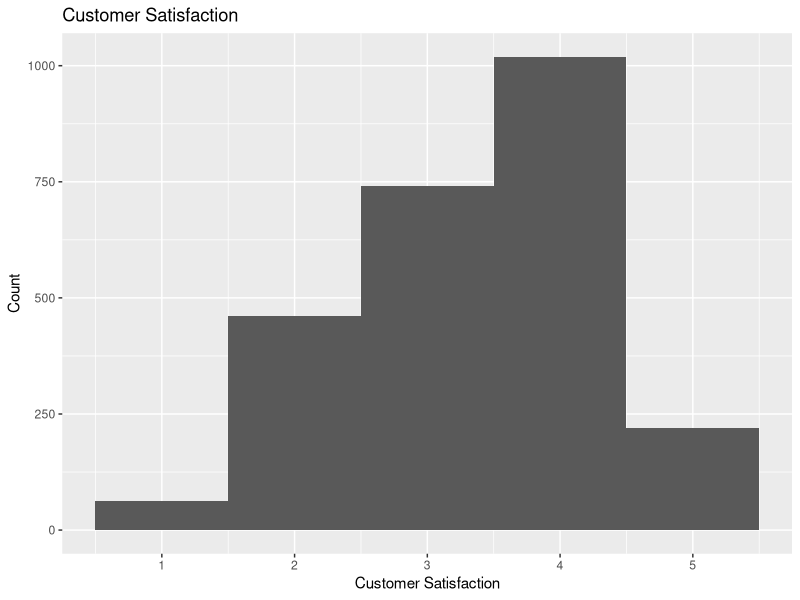
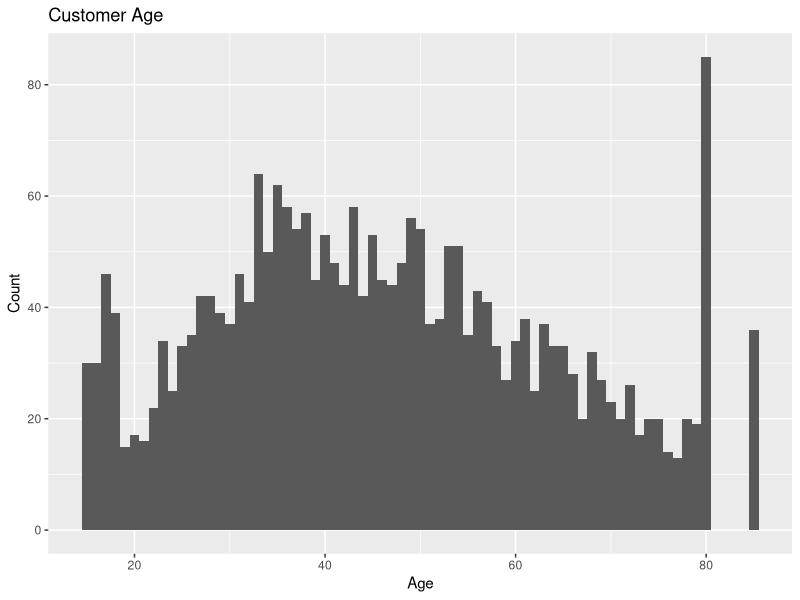
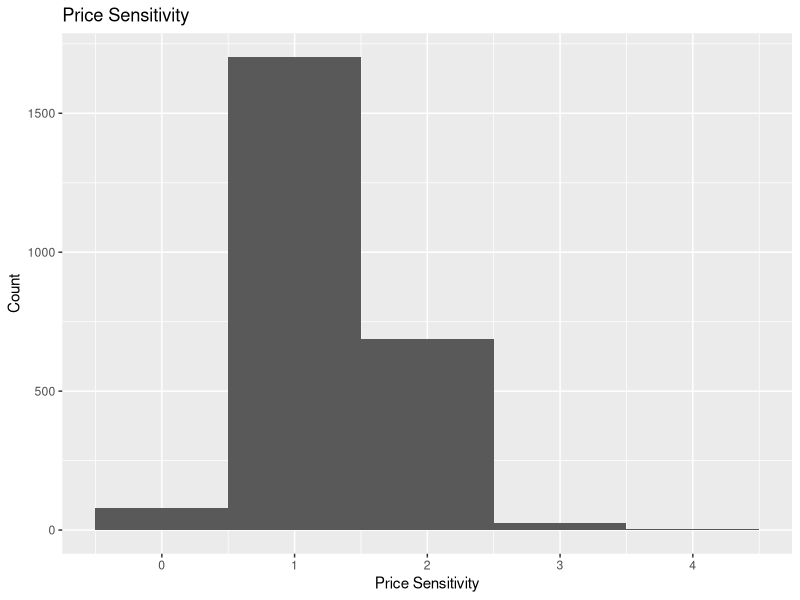
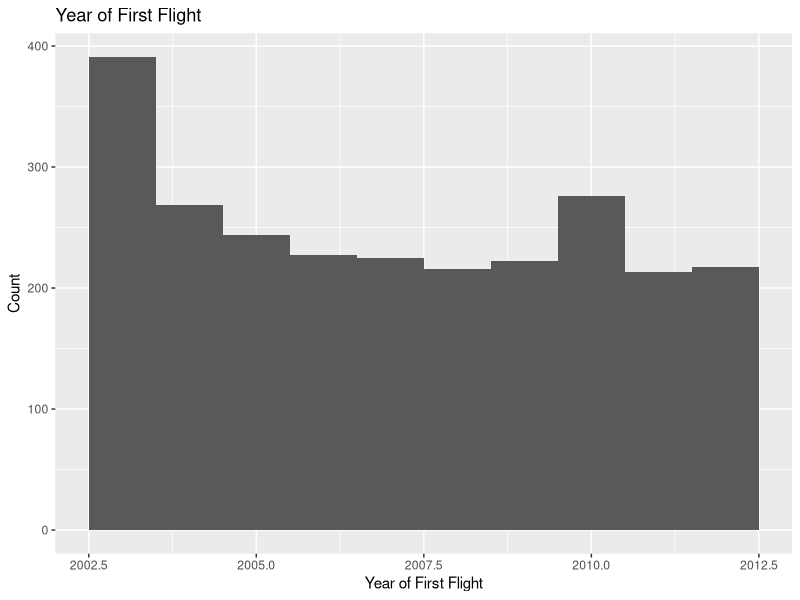
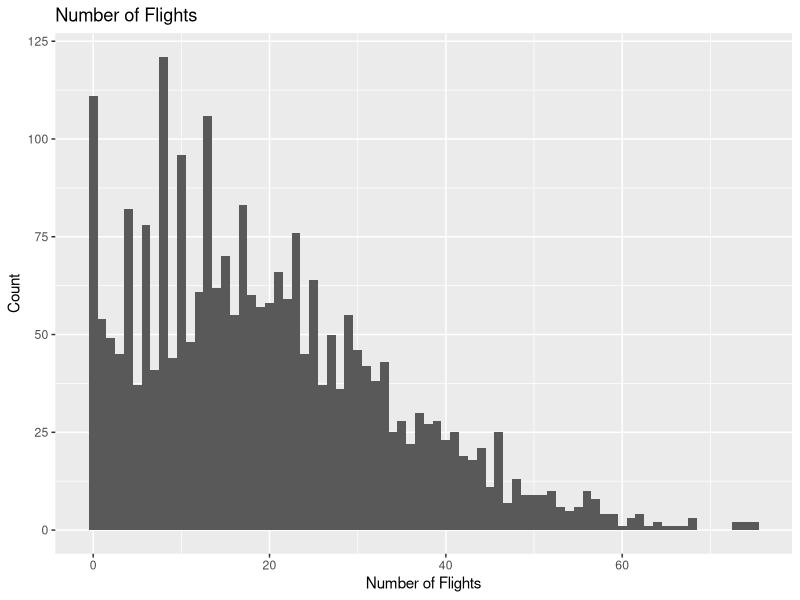
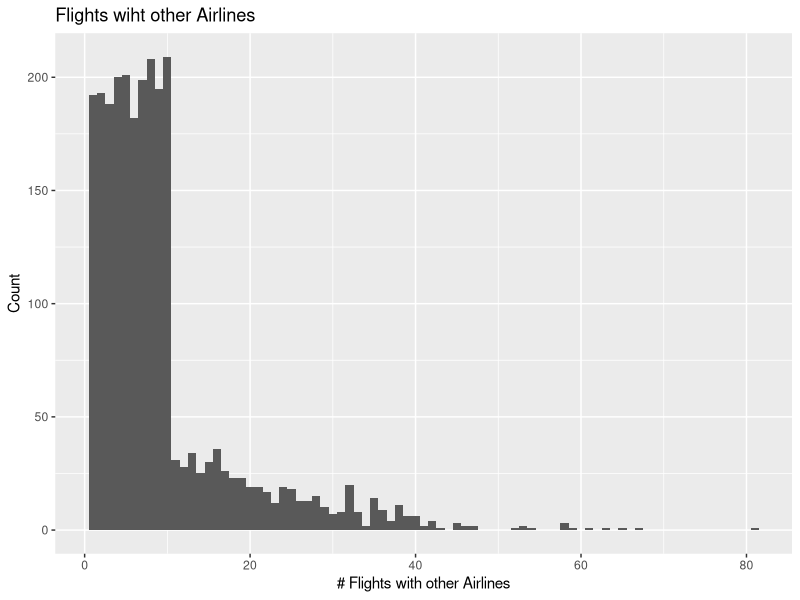
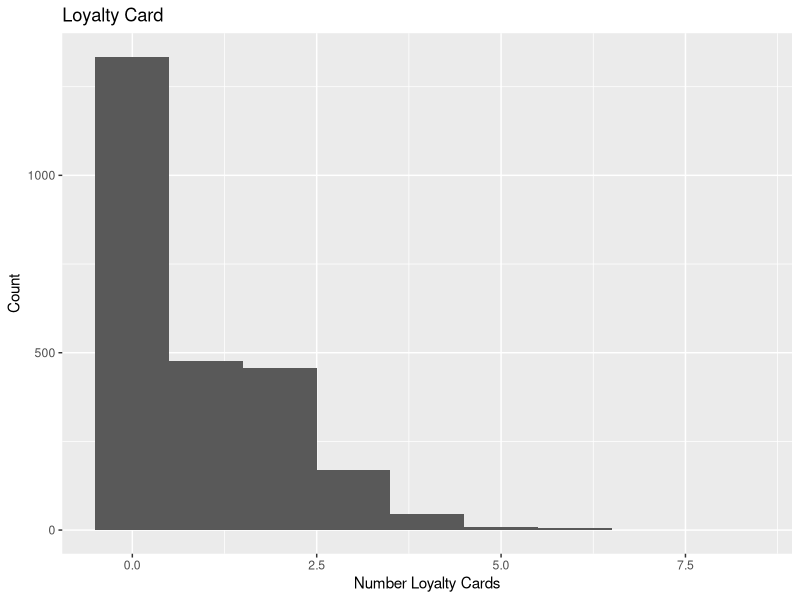
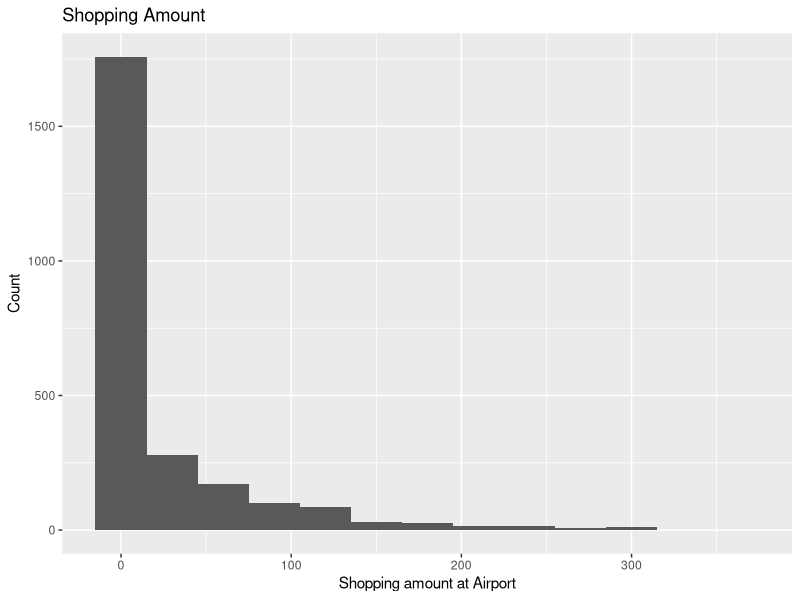

These charts were generated, in order, by the following R code:
# Taylor Lucero 
# Final Project IST 387
# Flight Information Analysis
#Phase 1 


#set the directory where the data is stored
getwd()
setwd("/Users/TaylorLucero/Desktop")

# read Lucero.csv file by using read_csv from the readr package
library(readr)
Flight_Data<- read_csv("Lucero.csv")
View(Flight_Data)

# Test for missing values with in the table with is.na
#ex. air$Ozone[is.na(air$Ozone)]
#The next two lines of code show the location of the NAs in the Table 
#while aslso giving the total number of missing values.
which(is.na(Flight_Data))
sum(is.na(Flight_Data))
#137 total missing values in flight time, departure delay in min, arrival delay in min

### Just to be sure these are the individual check for the columns
Flight_Data$Departure.Delay.in.Minutes[is.na(Flight_Data$Departure.Delay.in.Minutes)]
Flight_Data$Arrival.Delay.in.Minutes[is.na(Flight_Data$Arrival.Delay.in.Minutes)]
Flight_Data$Flight.time.in.minutes[is.na(Flight_Data$Flight.time.in.minutes)]


#once the location of the missing Data is found use the mean 
#imputation method to substitute the mean value for them, First you need to omit the NAs
## example from Pe06

Flight_Data$Departure.Delay.in.Minutes[is.na(Flight_Data$Departure.Delay.in.Minutes)] <- mean(na.omit(Flight_Data$Departure.Delay.in.Minutes))
View(Flight_Data) ## this omits the NAs

mean(Flight_Data$Departure.Delay.in.Minutes)
#this is just to check the mean after the omissions 

is.na_replace_mean_Departure.Delay<-Flight_Data$Departure.Delay.in.Minutes
Departure_Delay_Mean <- mean(is.na_replace_mean_Departure.Delay, na.rm = FALSE)
is.na_replace_mean_Departure.Delay[is.na(is.na_replace_mean_Departure.Delay)]<-Departure_Delay_Mean
View(Flight_Data)
#thise replace the values with the mean

## now with arrival delay ommission
Flight_Data$Arrival.Delay.in.Minutes[is.na(Flight_Data$Arrival.Delay.in.Minutes)] <- mean(na.omit(Flight_Data$Arrival.Delay.in.Minutes))

mean(Flight_Data$Arrival.Delay.in.Minutes)
#checking the mean values

is.na_replace_mean_Arrival.Delay.in.Minutes <- Flight_Data$Arrival.Delay.in.Minutes
Arrival_Delay_Mean <- mean(is.na_replace_mean_Arrival.Delay.in.Minutes, na.rm = FALSE)
is.na_replace_mean_Arrival.Delay.in.Minutes[is.na(is.na_replace_mean_Arrival.Delay.in.Minutes)] <- Arrival_Delay_Mean
View(Flight_Data)

##Now with Flight time in minutes omit
Flight_Data$Flight.time.in.minutes[is.na(Flight_Data$Flight.time.in.minutes)] <- mean(na.omit(Flight_Data$Flight.time.in.minutes))

#this is just to check
mean(Flight_Data$Flight.time.in.minutes)

is.na_replace_mean_Flight_time<- Flight_Data$Flight.time.in.minutes
Flight_time_Mean <- mean(is.na_replace_mean_Flight_time, na.rm = FALSE)
is.na_replace_mean_Flight_time[is.na(is.na_replace_mean_Flight_time)]<- Flight_time_Mean
View(Flight_Data)


#Phase 2
str(Flight_Data)
## this gives information on the Data Frame showing you the type of variables


### create a histgram plotly
#Add a comment that describes the shape of the histogram as symmetric, 
#positively skewed (long right tail), or negatively skewed (long left tail).

library(ggplot2)
#Satisfaction Histogram
ggplot(Flight_Data, aes(x=Flight_Data$Satisfaction)) +
  geom_histogram(bins=100 ,binwidth =1) +
  ggtitle("Customer Satisfaction") +
  labs(y= "Count", x = "Customer Satisfaction")
# this is negtively skewed with a long left tail

# Create a Histogram for Age
ggplot(Flight_Data, aes(x=Flight_Data$Age)) +
  geom_histogram(bins=100 ,binwidth =1) +
  ggtitle("Customer Age") +
  labs(y= "Count", x = "Age")
# This is positively skewed with  a mildly right tail

# Create a Histogram for Price sensitivity
ggplot(Flight_Data, aes(x=Flight_Data$Price.Sensitivity)) +
  geom_histogram(bins=100 ,binwidth = 1) +
  ggtitle("Price Sensitivity") +
  labs(y= "Count", x = "Price Sensitivity")
# This is negatively skewed with a left tail

# Create a Histogram for Year of First Flight
ggplot(Flight_Data, aes(x=Flight_Data$Year.of.First.Flight)) +
  geom_histogram(bins=100,binwidth =1) +
  ggtitle("Year of First Flight") +
  labs(y= "Count", x = "Year of First Flight")
#this has a fairly normal distribution


# Create a Histogram for No.of.Flights.p.a.
ggplot(Flight_Data, aes(x=Flight_Data$No.of.Flights.p.a.)) +
  geom_histogram(bins=100 ,binwidth =1) +
  ggtitle("Number of Flights") +
  labs(y= "Count", x = "Number of Flights")
#This is positively Skewed with a long right tail

# Create a Histogram for X..of.Flight.with.other.Airlines
ggplot(Flight_Data, aes(x=Flight_Data$X..of.Flight.with.other.Airlines)) +
  geom_histogram(bins=100 ,binwidth =1) +
  ggtitle("Flights wiht other Airlines") +
  labs(y= "Count", x = "# Flights with other Airlines")
#this is positively skewed with a long right tail

# Create a Histogram for No..of.other.Loyalty.Cards
ggplot(Flight_Data, aes(x=Flight_Data$No..of.other.Loyalty.Cards)) +
  geom_histogram(bins=100 ,binwidth =1) +
  ggtitle("Loyalty Card") +
  labs(y= "Count", x = "Number Loyalty Cards")
#This is positively skewed with a short right tail


# Create a Histogram for Shopping.Amount.at.Airport
ggplot(Flight_Data, aes(x=Flight_Data$Shopping.Amount.at.Airport)) +
  geom_histogram(bins=100 ,binwidth =30) +
  ggtitle("Shopping Amount") +
  labs(y= "Count", x = "Shopping amount at Airport")
#This has a skewed right tail


# Create a Histogram for Eating.and.Drinking.at.Airport
ggplot(Flight_Data, aes(x=Flight_Data$Eating.and.Drinking.at.Airport)) +
  geom_histogram(bins=100 ,binwidth =30) +
  ggtitle("Eating & Drinking at Airport") +
  labs(y= "Count", x = "Amount of Food Consumed")
#This is positively skewed with a long right tail

# Create a Histogram for Day.of.Month 
ggplot(Flight_Data, aes(x=Flight_Data$Day.of.Month)) +
  geom_histogram(bins=100 ,binwidth =1) +
  ggtitle("Day of the Month") +
  labs(y= "Count", x = "Days of the Month")
#This has a pretty normal distribution

# Create a Histogram for Scheduled.Departure.Hour
ggplot(Flight_Data, aes(x=Flight_Data$Scheduled.Departure.Hour)) +
  geom_histogram(bins=100 ,binwidth =1) +
  ggtitle("Scheduled Departure Hour") +
  labs(y= "Count", x = "Hour")
#this has a fairly normal distribution 
 
# Create a Histogram for Departure.Delay.in.Minutes
ggplot(Flight_Data, aes(x=Flight_Data$Departure.Delay.in.Minutes)) +
  geom_histogram(bins=100 ,binwidth =45) +
  ggtitle("Departure Delay") +
  labs(y= "Count", x = "Minutes")
#This has a positive skew wiht a short right tail


# Create a Histogram for Arrival.Delay.in.Minutes
ggplot(Flight_Data, aes(x=Flight_Data$Arrival.Delay.in.Minutes)) +
  geom_histogram(bins=100 ,binwidth =45) +
  ggtitle("Arrival Delay") +
  labs(y= "Count", x = "Minutes")
# This has a positive skew with a short right tail

# Create a Histogram Flight.time.in.minutes 
ggplot(Flight_Data, aes(x=Flight_Data$Flight.time.in.minutes)) +
  geom_histogram(bins=100 ,binwidth =35) +
  ggtitle("Flight time") +
  labs(y= "Count", x = "Minutes")
#This has a positive skew with a long right tail

# Create a Histogram  Flight.Distance
ggplot(Flight_Data, aes(x=Flight_Data$Flight.Distance)) +
  geom_histogram(bins=100 ,binwidth =55) +
  ggtitle("Flight Distance") +
  labs(y= "Count", x = "Miles")
# This has a positive skew with a long right tail 

# Table command to see how many observations are in each category
#For each factor variable (e.g., Gender), 
#use the table() command to summarize how many observations are in each category. 

# 	Destination City 
table(Flight_Data$Destination.City)
#There are 153 possible City Destinations for a flight/ with the most flying to Atlanta Ga (191)

#
# 	Origin City 
table(Flight_Data$Orgin.City)
#There is 152 possible origin cities for a flight/ with the most flying from Chicago, Il(192)

# 	Airline Status 
table(Flight_Data$Airline.Status)
# there are 4 categories for the airline status and they are Blue, Gold, Platinum, and Silver/ Blue(1697), Gold(211), Platinum(90), Silver(502)
# 	Gender
table(Flight_Data$Gender)
#there are two genders Male and Female/There are 1463 Females and 1037 Males

# 	Types of Travel 
table(Flight_Data$Type.of.Travel)
#There are three catigories for the type of travle and they are Business travel, Mileage Travel, Personal Travel
# With BT(1515), MT(189), PT(796)

# 	Class 
table(Flight_Data$Class)
#There are three different classes they are Business, Eco, and Eco Plus. Business(170), Eco(2041), Eco Plus(289)

# 	Airline Code 
table(Flight_Data$Airline.Code)
# There are 14 possible Ariline codes and they are
#AA  AS  B6  DL  EV  F9  FL  HA  MQ  OO  OU  US  VX  WN 
#141  76 103 395 296  43  51   1 100 299 208 225  34 528 

# 	Airline Name
table(Flight_Data$Airline.Name)
# There are 14 possible Airline Names With the most flights being Cheapseats Airlines Inc and the Least being from West Airways inc.

# Origin State
table(Flight_Data$Origin.State)
# there are 48 possible states to be from with the most being from California(292)

#
# 	Destination State 
table(Flight_Data$Destination.State)
#there are 49 possible destination states with the most being from 199

# 	Flight Cancelled 
table(Flight_Data$Flight.cancelled)
#there are to possible categories for flight cancellations and its yes and no, yes(43) and no(2457)



#phase 3
#predict satisfaction from other variable
# change character dat into numeric to allow lm to interpret the information

# Interpret the adjusted R-square first, then interpret any predictors whose 
#“Estimates” are statistically significant
#(indicated by one or more “*” at the end of the line). 
#From the standpoint of communicating with the client, 
#it can also be useful to run a second “trimmed” 
#lm() model that only includes those predictors that were significant
#in the initial model.
##Age 2e-16, Arrival delay in min 3.11e-07

## In order to get the text values converted to numbers, first convert it to a factor, then a numeric vector.
str(Flight_Data)
Flight_Data_F <-Flight_Data

#Factoring Below

#Destination City 
Flight_data.Destination.City <- factor(Flight_Data$Destination.City)
Flight_Data_F$Destination.City <- as.numeric(Flight_data.Destination.City)

#Orgin City
Flight_data.Orgin.City <- factor(Flight_Data$Orgin.City)
Flight_Data_F$Orgin.City<- as.numeric(Flight_data.Orgin.City)


#Airline Status
Flight_data.Airline.Status <- factor(Flight_Data$Airline.Status)
Flight_Data$Airline.Status<- as.numeric(Flight_data.Airline.Status)

#Gender Factor
Flight_data.Gender_factor <- factor(Flight_Data$Gender)
Flight_Data_F$Gender<- as.numeric(Flight_data.Gender_factor)

#Type of Travel
Flight_data.Type.of.Travel <- factor(Flight_Data$Type.of.Travel)
Flight_Data_F$Type.of.Travel<- as.numeric(Flight_data.Type.of.Travel)

#Class
Flight_data.Class_factor <- factor(Flight_Data$Class)
Flight_Data_F$Class<- as.numeric(Flight_data.Class_factor)

#FLight Date
Flight_data.Flight.date <- factor(Flight_Data$Flight.date)
Flight_Data_F$Flight.date <- as.numeric(Flight_data.Flight.date)

#Airline Code
Flight_data.Airline.Code <- factor(Flight_Data$Airline.Code)
Flight_Data_F$Airline.Code <- as.numeric(Flight_data.Airline.Code)

#Airline Name
Flight_data.Airline.Name <- factor(Flight_Data$Airline.Name)
Flight_Data_F$Airline.Name <- as.numeric(Flight_data.Airline.Name)

#Origin State
Flight_data.Origin.State <- factor(Flight_Data$Origin.State)
Flight_Data_F$Origin.State <- as.numeric(Flight_data.Origin.State)

#Destination State
Flight_data.Destination.State <- factor(Flight_Data$Destination.State)
Flight_Data_F$Destination.State <- as.numeric(Flight_data.Destination.State)

#Flight Cancelled
Flight_data.Flight.cancelled <- factor(Flight_Data$Flight.cancelled)
Flight_Data_F$Flight.cancelled <- as.numeric(Flight_data.Flight.cancelled)

#Arrival Delay greater than 5
Flight_data.Arrival.Delay.greater.5.Mins <- factor(Flight_Data$Arrival.Delay.greater.5.Mins)
Flight_Data_F$Arrival.Delay.greater.5.Mins <- as.numeric(Flight_data.Arrival.Delay.greater.5.Mins)

# Linear Regression Modeling to find Independant Variables that are significant to the Dependant Variable Satisfaction

modelSatisfaction<- lm(formula = Satisfaction ~ `Destination.City` + `Orgin.City` + `Airline.Status` + `Age` + `Gender` + `Price.Sensitivity` + `Year.of.First.Flight` + `No.of.Flights.p.a.` + `X..of.Flight.with.other.Airlines` + `Type.of.Travel` + `No..of.other.Loyalty.Cards` + `Shopping.Amount.at.Airport` + `Eating.and.Drinking.at.Airport` + `Class`	+ `Day.of.Month` + `Flight.date` + `Airline.Code` + `Airline.Name` + `Origin.State` + `Destination.State` +	`Scheduled.Departure.Hour` + `Departure.Delay.in.Minutes` + `Arrival.Delay.in.Minutes` + `Flight.cancelled` + `Flight.time.in.minutes` + `Flight.Distance` + `Arrival.Delay.greater.5.Mins` +	`olong` +	`olat` + `dlong` + `dlat`, data = Flight_Data_F)
summary(modelSatisfaction)

#From the linear modelling we see that 8 Variables are Significant to the dependant variable Satisfaction
#This means the p-values score is considered to be in the range of p < .05, within this range the variable is considered to be significant.
# The Following are significant variables: Airline Status, Age, Year of First Flight,No.of.Flights.p.a.,Type.of.Travel, Origin state, Scheduled departure Hour,Arrival Delay Greater than 5 minutes.
# the lowest p-value scores are Airline status, Type of Travel, Arrival Delay greater than 5 minutes all at 2e-16.

#The standard error is a statistical term that measures the accuracy with which a sample represents a population, with the variables that
#that are Significant with the three highest 
#Airline status has a SE of 1.258e-02 
#Type of Travel has a SE of 1.816e-02
# Arrival Delay Greater then 5 min has a SE of 3.900e-02

#followed by P- values of

#Age - .000367
#Year of First Flight - 0.045098
#No.of.Flights.p.a. - 0.007986
#Origin state -0.413760 
#Scheduled departure Hour - 0.001886


#R-squared (R2) is a statistical measure that represents the proportion of the variance for a dependent variable that's explained by an independent variable or variables in a regression model
# the variance for satisfaction caused by the Total Independant Variables is an adjusted value of .403. This means that based on all the indepedant variables this is the change of data to 
#the dependant variable that gets changed due to the influence of the independant variables.


#Trimmed Lm model of only significant predictors
TrimmedmodelSatisfaction <- lm(form = Satisfaction ~ Airline.Status + Age + Type.of.Travel + Scheduled.Departure.Hour + Arrival.Delay.greater.5.Mins, data = Flight_Data_F)
summary(TrimmedmodelSatisfaction)

# For the trimmed linear model with the five most significant independant variables that influence the Satisfactory level are ( followed by their Standard error and p- value score)
#Airline Status- SE = .0765894 / P- value = 2e-16
#Age - SE = .0123883 / P-value = 2e-16
#Type of travel - SE = .0172501 / P - Value = 2e-16
#Scheduled Departure hour - .0031774 / P - value = .00125
#arrival Delay greater than 5 minutes - SE = .0315087 / P - Value = 2e-16
# the adjust R squared value is .4005 

#Phase 4 Map Low Satisfaction Routes
#subset the data to help show only the trips with a small satisfaction rating
# use ggplot and the latitude and longitude of each origin and destination to help place route curves on map of the US
#The geom_curve() geometry supports this kind of plotting

#Subsetting the Data
#Significant Variables are : Airline.Status, Age, Type.of.Travel, Scheduled.Departure.Hour, Arrival.Delay.greater.5.Mins

## subsets so that only rows with satisfaction 1 & 2 are outputted.
Lowsatisfaction<- subset(Flight_Data_F, Satisfaction == 1 | Satisfaction ==2)
View(Lowsatisfaction)
## this gives 522 instances of low scores of both 1 & 2

#trimmed LM model of signigicant predictors of only satisfaction levels 1 and 2
TMSatisfaction1and2<-lm(form = Satisfaction ~ Airline.Status + Age + Type.of.Travel + Scheduled.Departure.Hour + Arrival.Delay.greater.5.Mins, data = Lowsatisfaction)
summary(TMSatisfaction1and2)
## this linear regression model shows shows the most significant indepandent variable with satisfactory levels one and two is type of Travel


## use ggplot to make a map with the route
worldMap <- borders("world", colour="grey", fill="white")
library(ggplot2)
ggplot() + worldMap +
  geom_curve(data = Lowsatisfaction, aes(x = Lowsatisfaction$olong, y = Lowsatisfaction$olat,  xend = Lowsatisfaction$dlong, yend = Lowsatisfaction$dlat ), col = 'black', size = .25 , curvature = .1 ) +
  geom_point(data = Lowsatisfaction, aes(x = Lowsatisfaction$olong, y = Lowsatisfaction$olat), col = 'green', size = 1.5) + #Flight Start
  geom_point(data = Lowsatisfaction, aes(x = Lowsatisfaction$dlong, y = Lowsatisfaction$dlat), col = 'red', size = 1.5) + # Flight End 
      theme(plot.title=element_text(hjust=0.5, size=12))+
  coord_cartesian(ylim=c(0, 65.5), xlim=c(-45, -160)) +
  ggtitle("Flight Map For Customers with Low Satisfaction")


#Map Graphing based on satisfaction level

Lowsatisfaction1<- subset(Flight_Data, Satisfaction == 1)
Lowsatisfaction2<- subset(Flight_Data, Satisfaction == 2)

# this map visualizes the differences between satisfaction level 1 and 2
ggplot() + worldMap +
  geom_curve(data = Lowsatisfaction2, aes(x = Lowsatisfaction2$olong, y = Lowsatisfaction2$olat, xend = Lowsatisfaction2$dlong, yend = Lowsatisfaction2$dlat), col = "yellow", size =.5 , curvature = .1 ) +
  geom_curve(data = Lowsatisfaction1, aes(x = Lowsatisfaction1$olong, y = Lowsatisfaction1$olat,  xend = Lowsatisfaction1$dlong, yend = Lowsatisfaction1$dlat ), col = 'black', size = .25, curvature = .1 ) +
  geom_point(data = Lowsatisfaction1, aes(x = Lowsatisfaction1$olong, y = Lowsatisfaction1$olat), col = 'green', size = 1.5) + #Flight Start
  geom_point(data = Lowsatisfaction1, aes(x = Lowsatisfaction1$dlong, y = Lowsatisfaction1$dlat), col = 'red', size = 1.5) + # Flight End 
  theme(plot.title=element_text(hjust=0.5, size=12))+
  coord_cartesian(ylim=c(0, 65.5), xlim=c(-45, -160)) +
  ggtitle("Routes of Satisfaction Levels 1 & 2")


#Route based off of type of travel

type.of.TravelMileage<- subset(Lowsatisfaction1, Type.of.Travel == "Mileage tickets" )
type.of.TravelPersonal<- subset(Lowsatisfaction1, Type.of.Travel == "Personal Travel" )

##this visualizes the significant independant variable type of travel, by seperating all satisfactory level 1 by mileage or personal.

ggplot() + worldMap +
  geom_curve(data = type.of.TravelMileage, aes(x = type.of.TravelMileage$olong, y = type.of.TravelMileage$olat, xend = type.of.TravelMileage$dlong, yend = type.of.TravelMileage$dlat), col = "Orange", size =.5 , curvature = .1 ) +
  geom_curve(data = type.of.TravelPersonal,aes(x = type.of.TravelPersonal$olong, y = type.of.TravelPersonal$olat, xend= type.of.TravelPersonal$dlong, yend = type.of.TravelPersonal$dlat ), col = 'Blue', size = .25, curvature = .1 ) +
  geom_point(data = type.of.TravelMileage, aes(x = type.of.TravelMileage$olong, y = type.of.TravelMileage$olat), col = 'green', size = 1.5) + #Flight Start
  geom_point(data = type.of.TravelMileage, aes(x = type.of.TravelMileage$dlong, y = type.of.TravelMileage$dlat), col = 'red', size = 1.5) + # Flight End 
  geom_point(data = type.of.TravelPersonal, aes(x = type.of.TravelPersonal$olong, y = type.of.TravelPersonal$olat), col = 'green', size = 1.5) + #Flight Start
  geom_point(data = type.of.TravelPersonal, aes(x = type.of.TravelPersonal$dlong, y = type.of.TravelPersonal$dlat), col = 'red', size = 1.5) + # Flight End 
  theme(plot.title=element_text(hjust=0.5, size=12))+
  coord_cartesian(ylim=c(0, 65.5), xlim=c(-45, -160)) +
  ggtitle("Low Satisfcation Routes based off of Type of Travel")


Arrival.Delay.greater.5.MinsY<- subset(Lowsatisfaction, Arrival.Delay.greater.5.Mins == "2" )
Arrival.Delay.greater.5.MinsN<- subset(Lowsatisfaction, Arrival.Delay.greater.5.Mins == "1" )
View(Arrival.Delay.greater.5.MinsY)
#269 entries with low satisfaction where the flight was delayed more than 5












